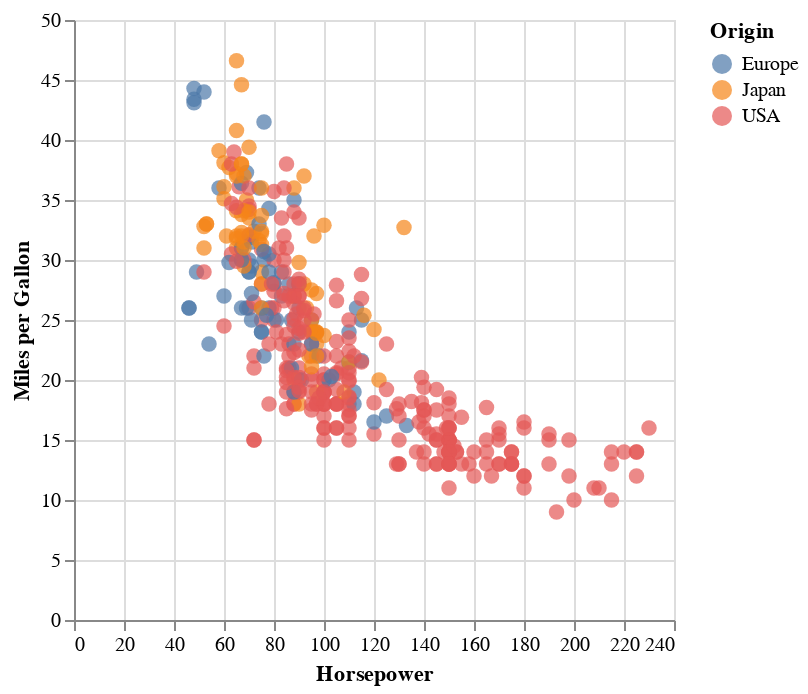

Source (notebook cell):
### Markdown cell above
### Example: Support pan, zoom, and tooltips

### Code cell
# Create chart with tooltip
alt.Chart(cars).mark_circle(size=60).encode(
    alt.X('Horsepower'),
    alt.Y('Miles_per_Gallon').title("Miles per Gallon"),
    alt.Color('Origin'),
    tooltip=[
        'Name',
        'Origin',
        'Horsepower',
        alt.Tooltip('Miles_per_Gallon').title("Miles per Gallon")
    ]
).interactive()

### Figure 1 — Vega-Lite specification as saved in the notebook (floating-point values rounded to 4 significant figures; data arrays with more than 128 entries replaced by an {"elided": "..."} marker saying what was removed)
{"config": {"view": {"continuousWidth": 300, "continuousHeight": 300}}, "data": {"name": "data-583e73726c1545c56c203344161a975c"}, "mark": {"type": "circle", "size": 60}, "encoding": {"color": {"field": "Origin", "type": "nominal"}, "tooltip": [{"field": "Name", "type": "nominal"}, {"field": "Origin", "type": "nominal"}, {"field": "Horsepower", "type": "quantitative"}, {"field": "Miles_per_Gallon", "title": "Miles per Gallon", "type": "quantitative"}], "x": {"field": "Horsepower", "type": "quantitative"}, "y": {"field": "Miles_per_Gallon", "title": "Miles per Gallon", "type": "quantitative"}}, "params": [{"name": "param_1", "select": {"type": "interval", "encodings": ["x", "y"]}, "bind": "scales"}], "$schema": "https://vega.github.io/schema/vega-lite/v5.17.0.json", "datasets": {"data-583e73726c1545c56c203344161a975c": {"elided": "406 records"}}}
